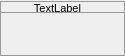
<?xml version="1.0" encoding="UTF-8"?>
<ui version="4.0">
 <class>MetaToolsToolTip</class>
 <widget class="QWidget" name="MetaToolsToolTip">
  <property name="geometry">
   <rect>
    <x>0</x>
    <y>0</y>
    <width>125</width>
    <height>56</height>
   </rect>
  </property>
  <property name="windowTitle">
   <string>Form</string>
  </property>
  <property name="styleSheet">
   <string notr="true">QFrame
{
    border-style: solid;
	border-width: 1px;
    border-color: #999999;
}
QLabel
{
    border-width: 0px;
}</string>
  </property>
  <layout class="QVBoxLayout" name="verticalLayout">
   <property name="spacing">
    <number>0</number>
   </property>
   <property name="margin">
    <number>0</number>
   </property>
   <item>
    <widget class="QFrame" name="caption_bar">
     <property name="sizePolicy">
      <sizepolicy hsizetype="Preferred" vsizetype="Fixed">
       <horstretch>0</horstretch>
       <verstretch>0</verstretch>
      </sizepolicy>
     </property>
     <property name="minimumSize">
      <size>
       <width>0</width>
       <height>12</height>
      </size>
     </property>
     <property name="maximumSize">
      <size>
       <width>16777215</width>
       <height>10</height>
      </size>
     </property>
     <property name="autoFillBackground">
      <bool>false</bool>
     </property>
     <property name="styleSheet">
      <string notr="true"/>
     </property>
     <property name="frameShape">
      <enum>QFrame::Box</enum>
     </property>
     <layout class="QHBoxLayout" name="horizontalLayout">
      <property name="spacing">
       <number>0</number>
      </property>
      <property name="margin">
       <number>0</number>
      </property>
      <item>
       <widget class="QLabel" name="caption">
        <property name="sizePolicy">
         <sizepolicy hsizetype="Expanding" vsizetype="Expanding">
          <horstretch>0</horstretch>
          <verstretch>0</verstretch>
         </sizepolicy>
        </property>
        <property name="font">
         <font>
          <pointsize>8</pointsize>
         </font>
        </property>
        <property name="text">
         <string>TextLabel</string>
        </property>
        <property name="alignment">
         <set>Qt::AlignHCenter|Qt::AlignTop</set>
        </property>
        <property name="indent">
         <number>0</number>
        </property>
       </widget>
      </item>
      <item>
       <widget class="QPushButton" name="close_button">
        <property name="sizePolicy">
         <sizepolicy hsizetype="Fixed" vsizetype="Fixed">
          <horstretch>0</horstretch>
          <verstretch>0</verstretch>
         </sizepolicy>
        </property>
        <property name="minimumSize">
         <size>
          <width>10</width>
          <height>0</height>
         </size>
        </property>
        <property name="maximumSize">
         <size>
          <width>10</width>
          <height>16777215</height>
         </size>
        </property>
        <property name="font">
         <font>
          <pointsize>12</pointsize>
         </font>
        </property>
        <property name="focusPolicy">
         <enum>Qt::NoFocus</enum>
        </property>
        <property name="styleSheet">
         <string notr="true">/* PushButton */
QPushButton
{
	border-width: 0px;
    border-radius: 0px;
}
QPushButton:hover
{
	border-width: 0px;
    background-color: #555555;
}</string>
        </property>
        <property name="text">
         <string/>
        </property>
        <property name="icon">
         <iconset>
          <normaloff>:/metatools_resource/img/close_16.png</normaloff>:/metatools_resource/img/close_16.png</iconset>
        </property>
        <property name="iconSize">
         <size>
          <width>10</width>
          <height>10</height>
         </size>
        </property>
        <property name="flat">
         <bool>true</bool>
        </property>
       </widget>
      </item>
     </layout>
    </widget>
   </item>
   <item>
    <widget class="QFrame" name="main_widget">
     <property name="frameShape">
      <enum>QFrame::Box</enum>
     </property>
     <layout class="QHBoxLayout" name="main_widget_layout">
      <property name="spacing">
       <number>1</number>
      </property>
      <property name="margin">
       <number>1</number>
      </property>
     </layout>
    </widget>
   </item>
  </layout>
 </widget>
 <resources/>
 <connections/>
</ui>
